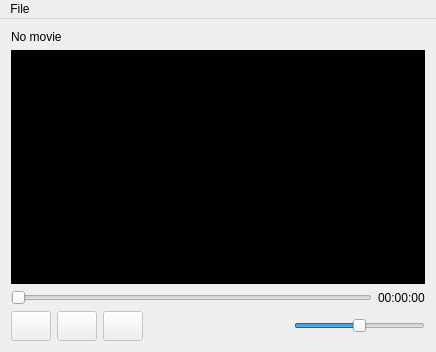
<?xml version="1.0" encoding="UTF-8"?>
<ui version="4.0">
 <class>MainWindow</class>
 <widget class="QMainWindow" name="MainWindow">
  <property name="geometry">
   <rect>
    <x>0</x>
    <y>0</y>
    <width>436</width>
    <height>352</height>
   </rect>
  </property>
  <property name="windowTitle">
   <string>Video Player</string>
  </property>
  <widget class="QWidget" name="centralWidget">
   <layout class="QVBoxLayout" name="verticalLayout">
    <item>
     <widget class="QLabel" name="movieNameDisplay">
      <property name="text">
       <string>No movie</string>
      </property>
     </widget>
    </item>
    <item>
     <widget class="QFrame" name="movieFrame">
      <property name="sizePolicy">
       <sizepolicy hsizetype="Expanding" vsizetype="Expanding">
        <horstretch>0</horstretch>
        <verstretch>0</verstretch>
       </sizepolicy>
      </property>
      <property name="styleSheet">
       <string notr="true">background-color: rgb(0, 0, 0);</string>
      </property>
      <layout class="QVBoxLayout" name="movieLayout"/>
     </widget>
    </item>
    <item>
     <layout class="QHBoxLayout" name="horizontalLayout">
      <item>
       <widget class="QSlider" name="progressbar">
        <property name="maximum">
         <number>0</number>
        </property>
        <property name="orientation">
         <enum>Qt::Horizontal</enum>
        </property>
       </widget>
      </item>
      <item>
       <widget class="QLabel" name="durationDisplay">
        <property name="text">
         <string>00:00:00</string>
        </property>
       </widget>
      </item>
     </layout>
    </item>
    <item>
     <layout class="QHBoxLayout" name="horizontalLayout_2">
      <item>
       <widget class="QPushButton" name="playButton">
        <property name="enabled">
         <bool>false</bool>
        </property>
        <property name="minimumSize">
         <size>
          <width>30</width>
          <height>30</height>
         </size>
        </property>
        <property name="text">
         <string/>
        </property>
        <property name="icon">
         <iconset resource="resource.qrc">
          <normaloff>:/icons/play.png</normaloff>:/icons/play.png</iconset>
        </property>
       </widget>
      </item>
      <item>
       <widget class="QPushButton" name="pauseButton">
        <property name="enabled">
         <bool>false</bool>
        </property>
        <property name="minimumSize">
         <size>
          <width>30</width>
          <height>30</height>
         </size>
        </property>
        <property name="text">
         <string/>
        </property>
        <property name="icon">
         <iconset resource="resource.qrc">
          <normaloff>:/icons/pause.png</normaloff>:/icons/pause.png</iconset>
        </property>
       </widget>
      </item>
      <item>
       <widget class="QPushButton" name="stopButton">
        <property name="enabled">
         <bool>false</bool>
        </property>
        <property name="minimumSize">
         <size>
          <width>30</width>
          <height>30</height>
         </size>
        </property>
        <property name="text">
         <string/>
        </property>
        <property name="icon">
         <iconset resource="resource.qrc">
          <normaloff>:/icons/stop.png</normaloff>:/icons/stop.png</iconset>
        </property>
       </widget>
      </item>
      <item>
       <spacer name="horizontalSpacer">
        <property name="orientation">
         <enum>Qt::Horizontal</enum>
        </property>
        <property name="sizeHint" stdset="0">
         <size>
          <width>40</width>
          <height>20</height>
         </size>
        </property>
       </spacer>
      </item>
      <item>
       <widget class="QLabel" name="label">
        <property name="sizePolicy">
         <sizepolicy hsizetype="Fixed" vsizetype="Fixed">
          <horstretch>0</horstretch>
          <verstretch>0</verstretch>
         </sizepolicy>
        </property>
        <property name="maximumSize">
         <size>
          <width>20</width>
          <height>20</height>
         </size>
        </property>
        <property name="text">
         <string/>
        </property>
        <property name="pixmap">
         <pixmap resource="resource.qrc">:/icons/volume.png</pixmap>
        </property>
        <property name="scaledContents">
         <bool>true</bool>
        </property>
       </widget>
      </item>
      <item>
       <widget class="QSlider" name="volume">
        <property name="maximum">
         <number>100</number>
        </property>
        <property name="value">
         <number>50</number>
        </property>
        <property name="orientation">
         <enum>Qt::Horizontal</enum>
        </property>
       </widget>
      </item>
     </layout>
    </item>
   </layout>
  </widget>
  <widget class="QMenuBar" name="menuBar">
   <property name="geometry">
    <rect>
     <x>0</x>
     <y>0</y>
     <width>436</width>
     <height>21</height>
    </rect>
   </property>
   <widget class="QMenu" name="menuFile">
    <property name="title">
     <string>File</string>
    </property>
    <addaction name="actionOpen_File"/>
   </widget>
   <addaction name="menuFile"/>
  </widget>
  <action name="actionOpen_File">
   <property name="text">
    <string>Open File</string>
   </property>
  </action>
 </widget>
 <layoutdefault spacing="6" margin="11"/>
 <resources>
  <include location="resource.qrc"/>
 </resources>
 <connections/>
</ui>
